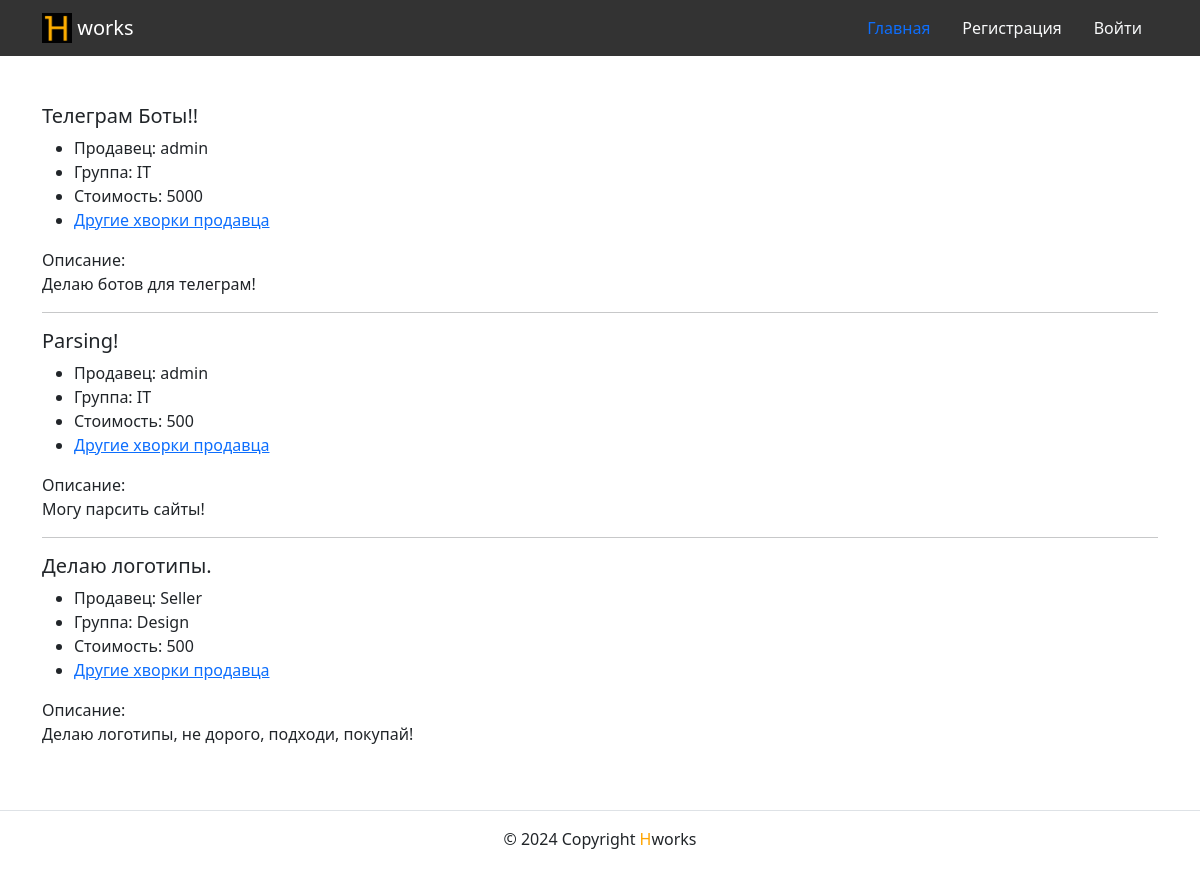
The app's page /hwork/list/ with its own data.
### hworks/models.py (models this page shows)
class BaseModel(models.Model):
    title = models.CharField('Название', max_length=100)
    class Meta:
        abstract = True
    def __str__(self):
        return self.title

class Hwork(BaseModel):
    description = models.TextField('Описание')
    price = models.PositiveIntegerField('Стоимость')
    user = models.ForeignKey(
        User,
        on_delete=models.CASCADE,
        related_name='%(class)ss',
        verbose_name='Продавец'
    )
    group = models.ForeignKey(
        Group,
        on_delete=models.SET_NULL,
        related_name='%(class)ss',
        blank=True,
        null=True,
        verbose_name='Группа'
    )
    is_archived = models.BooleanField('Hwork в архиве', default=False)
    class Meta:
        verbose_name = 'Хворк'
        verbose_name_plural = 'Хворки'

class Group(BaseModel):
    description = models.CharField('Описание группы', max_length=200)
    class Meta:
        verbose_name = 'Группу'
        verbose_name_plural = 'Группы'

### users/models.py (models this page shows)
class HworksUser(AbstractUser):
    exp = models.TextField(
        'Ваш опыт работы',
        blank=True, null=True,
        help_text='Расскажите о вашем опыте рабрты'
    )
    is_freelancer = models.BooleanField(
        'Я продавец',
        default=False,
        help_text='Если вы покупатель, оставьте это поле пустым'
    )

### hworks/views.py (the view)
# urls.py: path('hwork/list/', views.HworkList.as_view(), name='hwork_ist'),
class HworkList(ListView):
    Model = Hwork
    template_name = 'hworks/hwork_list.html'
    context_object_name = 'hworks'
    def get_queryset(self):
        return Hwork.objects.filter(is_archived=False).all()

### templates/hworks/hwork_list.html (shortened to what this page needs)
{% extends 'base.html' %}
{% block content %}
  <div class="container py-5">
    {% include 'includes/hwork_list_base.html'%}
</div>
{% endblock %}

### templates/includes/hwork_list_base.html (shortened to what this page needs)
{% if hworks|length == 0 %}
    Тут пока пусто
{% else %}
    {% for hwork in hworks %}
    <article>
    <h5>{{ hwork.title }}</h5>
    <ul>
        <li>
            Продавец:
            {% if user.is_authenticated %}<a href= "{% url 'hworks:profile' hwork.user %}">{{ hwork.user }}</a>{% else %}{{ hwork.user }}{% endif %}
        </li>
        <li>
            Группа: {{ hwork.group }}
        </li>
        <li>
            Стоимость: {{ hwork.price }}
        </li>
        <li>
        <a href="{% url 'hworks:hwork_user_list' hwork.user %}"> Другие хворки продавца</a><br/>
        </li>
    </ul>
    Описание:</br>
    <p>{{ hwork.description }}</p>
    </article>
    {% if not forloop.last %}<hr>{% endif %}
    {% endfor %}
{% endif %}

### records on screen
Hwork: title "Телеграм Боты!!", user "admin", group "IT", price "5000", description "Делаю ботов для телеграм!"
Hwork: title "Parsing!", user "admin", group "IT", price "500", description "Могу парсить сайты!"
Hwork: title "Делаю логотипы.", user "Seller", group "Design", price "500", description "Делаю логотипы, не дорого, подходи, покупай!"
